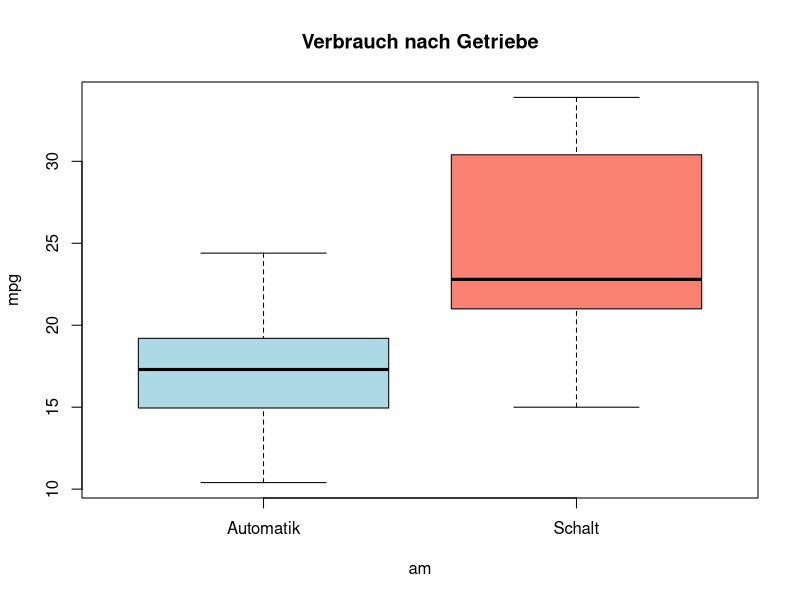
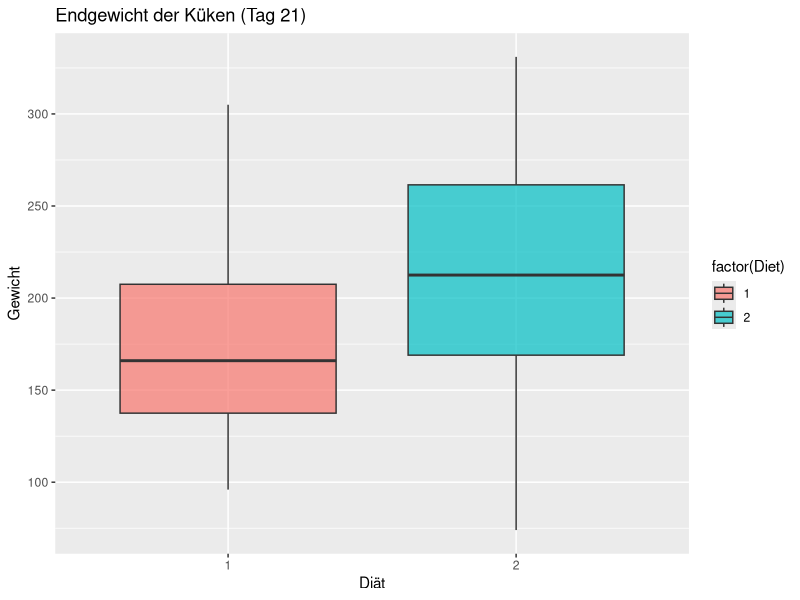
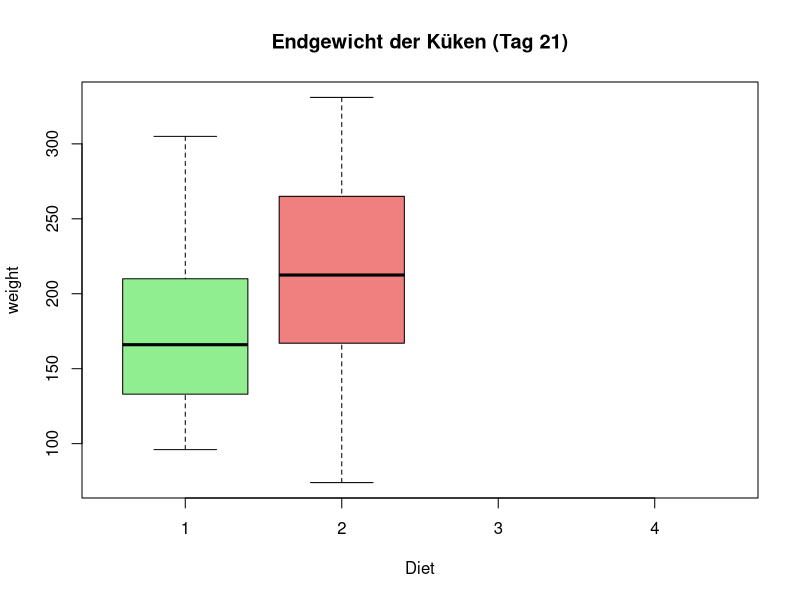
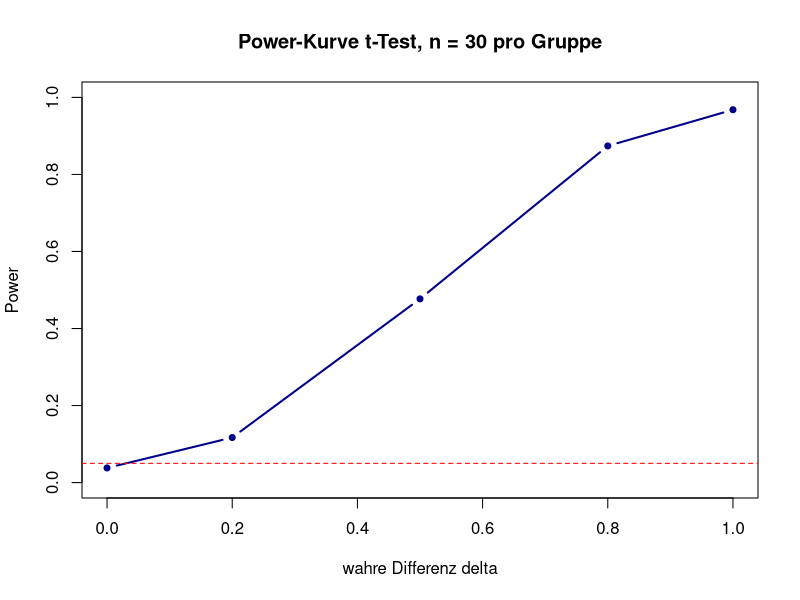

R code for these plots, in order:
# =============================================================================
# Übung Kapitel 6: Zweistichprobentests
# Themen: Mittelwertvergleich zweier Gruppen, F-Test (Varianzhomogenität),
#         t-Test (gleiche/ungleiche Varianzen, Welch-Test),
#         Mann-Whitney-U-Test (nichtparametrisch)
# Datensätze: mtcars, ChickWeight, iris (R-base)
# =============================================================================

# install.packages("ggplot2")
library(ggplot2)


# -----------------------------------------------------------------------------
# Aufgabe 1 – Vergleich Automatik- vs. Schaltgetriebe (mtcars)
# -----------------------------------------------------------------------------
# mtcars$am: 0 = Automatik, 1 = Schaltgetriebe
# Frage: Unterscheidet sich der Verbrauch (mpg) zwischen den beiden Gruppen?
#
# Vorgehen:
# a) Boxplot zur ersten Sichtprüfung.
# b) Normalverteilung pro Gruppe (Shapiro-Wilk).
# c) Varianzhomogenität (var.test = F-Test).
# d) t-Test (var.equal abhängig von c) ).
# e) Zusatz: Mann-Whitney-U-Test als nichtparametrische Alternative.

data(mtcars)
g0 <- mtcars$mpg[mtcars$am == 0]   # Automatik
g1 <- mtcars$mpg[mtcars$am == 1]   # Schalt

# a)
boxplot(mpg ~ am, data = mtcars, names = c("Automatik", "Schalt"),
        col = c("lightblue", "salmon"),
        main = "Verbrauch nach Getriebe", ylab = "mpg")

# b) Normalverteilung pro Gruppe
# H0 
sw0 <- shapiro.test(g0)
sw1 <- shapiro.test(g1)
cat("SW Automatik: p =", round(sw0$p.value, 4), "\n")
cat("SW Schalt   : p =", round(sw1$p.value, 4), "\n")

# c) F-Test auf gleiche Varianz
vt <- var.test(g0, g1)
cat("F-Test auf gleiche Varianz: p =", round(vt$p.value, 4), "\n")

# d) zweiseitiger Zweistichproben t-Test
# H0 gleiche Mittelwerte
t_glh <- t.test(g0, g1, var.equal = TRUE)               # gleiche Varianzen
t_welch <- t.test(g0, g1, var.equal = FALSE)             # Welch-Test
print(t_glh)
print(t_welch)

# e) Mann-Whitney-U-Test
mw <- wilcox.test(g0, g1, paired = FALSE, alternative = "two.sided")
cat("Mann-Whitney-U: p =", round(mw$p.value, 4), "\n")


# -----------------------------------------------------------------------------
# Aufgabe 2 – Einseitiger Test: ist Schalt-mpg HÖHER als Automatik?
# -----------------------------------------------------------------------------
# H0: mu_schalt <= mu_auto
# H1: mu_schalt  > mu_auto
mean(g1)
mean(g0)

t_einseitig <- t.test(g1, g0, alternative = "greater", var.equal = FALSE)
print(t_einseitig)


# -----------------------------------------------------------------------------
# Aufgabe 3 – ChickWeight: zwei Diät-Typen vergleichen
# -----------------------------------------------------------------------------
# Vergleiche das Endgewicht (Tag 21) der Küken unter Diät 1 vs. Diät 2.

data(ChickWeight)
end <- subset(ChickWeight, Time == 21)

g_d1 <- end$weight[end$Diet == 1]
g_d2 <- end$weight[end$Diet == 2]

cat("Mittelwert Diät 1:", round(mean(g_d1), 2), "\n")
cat("Mittelwert Diät 2:", round(mean(g_d2), 2), "\n")

# F-Test auf gleiche Varianz
var.test(g_d1, g_d2)

# Welch-t-Test (n klein, ungleiche Gruppen)
welch <- t.test(g_d1, g_d2, var.equal = FALSE)
print(welch)

# Visualisierung mit ggplot2
ggplot(end[end$Diet %in% c(1, 2), ],
       aes(x = factor(Diet), y = weight, fill = factor(Diet))) +
  geom_boxplot(alpha = 0.7) +
  labs(title = "Endgewicht der Küken (Tag 21)",
       x = "Diät", y = "Gewicht") 

sub <- end[end$Diet %in% c(1, 2), ]
boxplot(weight ~ Diet, data = sub,
        col = c("lightgreen", "lightcoral"),
        main = "Endgewicht der Küken (Tag 21)")

# -----------------------------------------------------------------------------
# Aufgabe 4 – Iris: Sepal.Length zwischen setosa und versicolor
# -----------------------------------------------------------------------------
# Vergleiche Sepal.Length in den beiden Spezies.

data(iris)
sl_set <- iris$Sepal.Length[iris$Species == "setosa"]
sl_ver <- iris$Sepal.Length[iris$Species == "versicolor"]

# F-Test + t-Test / hier wieder ein sehr kleines n -> Welch-Test
v_iris <- var.test(sl_set, sl_ver)
t_iris <- t.test(sl_set, sl_ver, var.equal = (v_iris$p.value > 0.05))
cat("F-Test p-Wert:", round(v_iris$p.value, 4), "\n")
print(t_iris)


# -----------------------------------------------------------------------------
# Aufgabe 5 – Power: ab welcher Differenz wird ein t-Test sicher signifikant?
# -----------------------------------------------------------------------------
# Simulation: ziehe je 30 Werte aus N(mu1, 1) und N(mu2, 1) mit
# delta = mu2 - mu1 in {0, 0.2, 0.5, 0.8, 1}. Berechne die Ablehnungsrate
# bei alpha = 0.05.

set.seed(2024)
m <- 1000          # Anzahl Wiederholungen
n <- 30            # je Gruppe
deltas <- c(0, 0.2, 0.5, 0.8, 1)
power <- sapply(deltas, function(d) {
  rejects <- replicate(m, {
    x1 <- rnorm(n, mean = 0,  sd = 1)
    x2 <- rnorm(n, mean = d,  sd = 1)
    t.test(x1, x2, var.equal = TRUE)$p.value < 0.05
  })
  mean(rejects)
})

plot(deltas, power, type = "b", pch = 20, lwd = 2, col = "darkblue",
     ylim = c(0, 1), xlab = "wahre Differenz delta", ylab = "Power",
     main = "Power-Kurve t-Test, n = 30 pro Gruppe")
abline(h = 0.05, col = "red", lty = 2)
